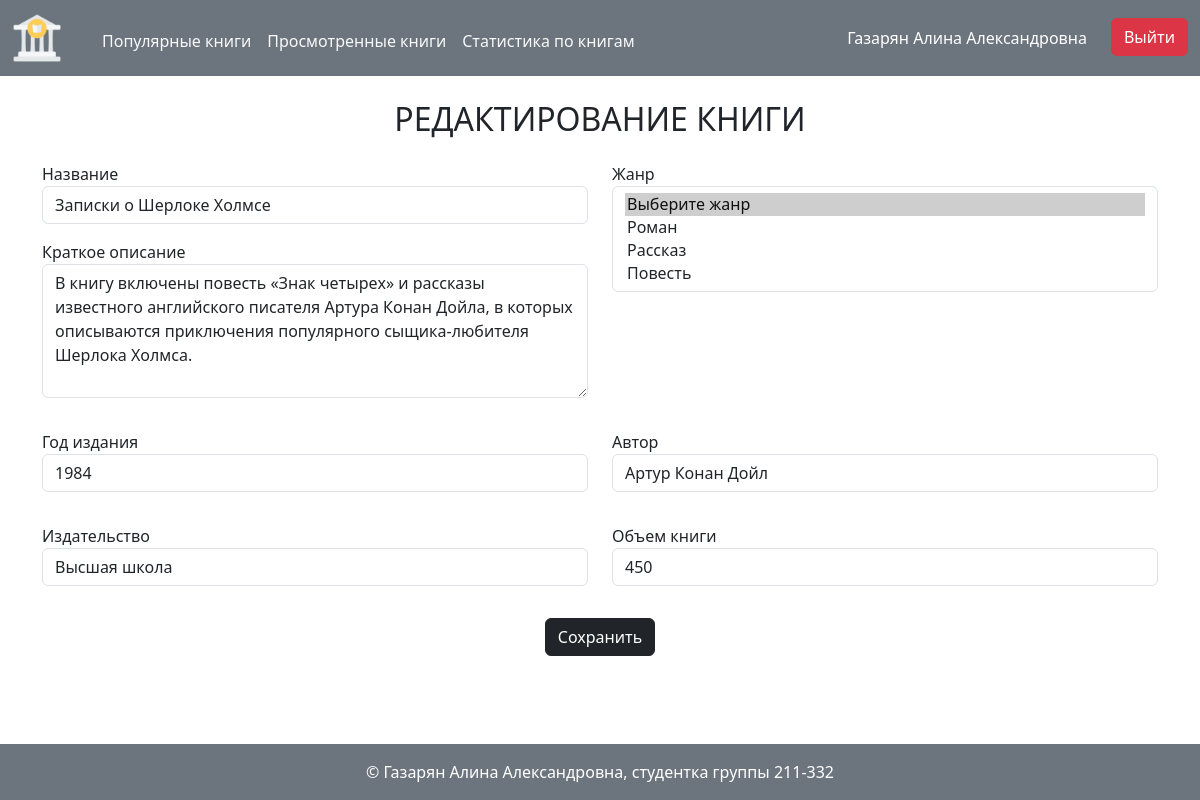
Screenshot of /book/1/edit (signed in) with the database file from the repository.
### models.py (models this page shows, shortened)
class User(db.Model, UserMixin):
    __tablename__='users'
    id: Mapped[int]=mapped_column(primary_key=True)
    first_name: Mapped[str]=mapped_column(String(100), nullable=False)
    last_name: Mapped[str]=mapped_column(String(100), nullable=False)
    middle_name: Mapped[Optional[str]]=mapped_column(String(100), nullable=True)
    login: Mapped[str]=mapped_column(String(100), unique=True, nullable=False)
    password_hash: Mapped[str]=mapped_column(String(256), nullable=False)
    role_id: Mapped[int]=mapped_column(ForeignKey('roles.id'))
    role: Mapped['Role']=relationship(back_populates='user_role')
    user_review: Mapped[List['Review']]=relationship(back_populates='user')
    user_actions_history: Mapped[List['History']]=relationship(back_populates='user')
    @property
    def is_admin(self):
        return self.role.name == 'Администратор'
    @property
    def is_moder(self):
        return (self.role.name == 'Администратор' or self.role.name == 'Модератор')
    def can(self, action, record = None):
        users_policy = UsersPolicy(record)
        method = getattr(users_policy, action, None)
        return method() if method else False

class Book(db.Model):
    __tablename__='books'
    id: Mapped[int]=mapped_column(primary_key=True)
    name: Mapped[str]=mapped_column(String(100), unique=True)
    short_desc: Mapped[str]=mapped_column(Text, nullable=False)
    year: Mapped[int]=mapped_column(String(10), nullable=False)
    publisher: Mapped[str]=mapped_column(String(100), nullable=False)
    author: Mapped[str]=mapped_column(String(100), nullable=False)
    volume: Mapped[int]=mapped_column(nullable=False)
    cover_id: Mapped[int]=mapped_column(ForeignKey('images.id'))
    review_of_book: Mapped[List['Review']]=relationship(back_populates='book', cascade='all, delete')
    history_of_book: Mapped[List['History']]=relationship(back_populates='book', cascade='all, delete')

### book.py (the view, shortened to what this page needs)
@bp.route('/<int:book_id>/edit', methods=['GET', 'POST'])
@login_required
@permission_check('edit')
def edit(book_id):
    session['save_input_data'] = {}
    book = Book.query.filter_by(id=book_id).first()
    genres = list(item for item in db.session.execute(db.select(Genre)).scalars().all())
    return render_template(
        'book_edit.html',
        book=book,
        genres_list=genres
    )

### auth.py (called while the page is built)
def load_user(user_id):
    user = db.session.execute(db.select(User).filter_by(id=user_id)).scalar()
    return user

def permission_check(action):
    def decor(function):
        @functools.wraps(function)
        def wrapper(*args, **kwargs):
            user_id = kwargs.get('user_id')
            user = None
            if user_id:
                user = load_user(user_id)
            if not current_user.can(action, user):
                flash('У вас недостаточно прав для выполнения данного действия', 'warning')
                return redirect(url_for('index'))
            return function(*args, **kwargs)
        return wrapper
    return decor

### users_policy.py (called while the page is built)
    def edit(self):
        return current_user.is_moder

    def check_logs(self):
        return current_user.is_admin

### templates/book_edit.html
{% extends 'base.html' %}
{% from 'book_form.html' import render_book_form %}
{% block content %}
    {{ render_book_form(genres_list, action="edit", book=book) }}
{% endblock %}

### templates/base.html (shortened to what this page needs)
<!doctype html>
<html lang="ru" class="h-100">
<head>
    <link href="https://cdn.jsdelivr.net/npm/bootstrap@5.3.3/dist/css/bootstrap.min.css" rel="stylesheet">
    <link rel="stylesheet" href="{{ url_for('static', filename='styles.css') }}">
</head>
<body class="d-flex flex-column h-100">
    <header>
        <nav class="navbar navbar-dark bg-secondary">
            <div class="d-flex container-fluid">
                <div class="d-flex gap-4">
                    <div class="logo navbar-brand">
                        <a href="{{ url_for('index') }}">
                            <img class="img-fluid" src="{{ url_for('static', filename='images/logo.png') }}" alt="polytech-logo">
                        </a>
                    </div>
                    <div class="header-links d-flex gap-3">
                        <div>
                            <a class="link-light link-offset-2 link-underline link-underline-opacity-0" href="{{ url_for('book.popular_books') }}">Популярные книги</a>
                        </div>
                        <div>
                            <a class="link-light link-offset-2 link-underline link-underline-opacity-0" href="{{ url_for('book.recently_books') }}">Просмотренные книги</a>
                        </div>
                        {% if current_user.is_authenticated and current_user.can('check_logs') %}
                            <div>
                                <a class="link-light link-offset-2 link-underline link-underline-opacity-0" href="{{ url_for('history.users_activity') }}">Статистика по книгам</a>
                            </div>
                        {% endif %}
                    </div>
                </div>
                <div class="header-right-side">
                    {% if current_user.is_authenticated %}
                        <div class="fio-container">
                            <p>
                                {{ current_user.last_name }}
                                {{ current_user.first_name }}
                                {% if current_user.middle_name != none %}
                                    {{ current_user.middle_name }}
                                {% endif %}
                            </p>
                        </div>
                        <div>
                            <a class="btn btn-danger" href="{{ url_for('auth.logout') }}">Выйти</a>
                        </div>
                    {% else %}
                        <div>
                            <a class="btn btn-success" href="{{ url_for('auth.login') }}">Войти</a>
                        </div>
                    {% endif %}
                </div>
            </div>
        </nav>
    </header>
    <main class="main flex-grow-1">
        {% block content %}
        {% endblock %}
     </main>
    <footer class="bg-secondary text-white d-flex flex-column align-items-center justify-content-center py-3">
        &copy; Газарян Алина Александровна, студентка группы 211-332
    </footer>
</body>

### templates/book_form.html (shortened to what this page needs)
{% macro render_book_form(genres_list, action="edit", book=none) %}
    <div class="container">
        {% if action=="edit" %}
            <h2 class="my-4 text-center text-uppercase font-weight-bold">Редактирование книги</h2>
        {% else %}
            <h2 class="my-4 text-center text-uppercase font-weight-bold">Добавление книги</h2>
        {% endif %}
        <form method="POST"
            {% if action == 'add' %}
                action="{{ url_for('book.add', book_id=book.id) }}"
            {% else %}
                action="{{ url_for('book.edit', book_id=book.id) }}"
            {% endif %}
            enctype="multipart/form-data">
            <div class="mb-3 row">
                <div class="col-md-6 d-flex flex-column">
                    <div class="mb-3">
                        <label for="name">Название</label>
                        {% if session.get('save_input_data') | length != 0 %}
                            <input class="form-control" type="text" name="name" id="name" value="{{ session.get('save_input_data').get('name') or '' }}">
                        {% else %}
                            <input class="form-control" type="text" name="name" id="name" value="{% if book != none %}{{ book.name }}{% endif %}">
                        {% endif %}
                    </div>
                    <div class="mb-3 d-flex flex-column flex-grow-1">
                        <label for="short_description">Краткое описание</label>
                        {% if session.get('save_input_data') | length != 0 %}
                            <textarea
                                class="form-control flex-grow-1"
                                name="short_desc"
                                id="short_description"
                                cols="30"
                                rows="5"
                                >{{ session.get('save_input_data').get('short_desc') or '' }}</textarea>
                        {% else %}
                            <textarea
                                class="form-control flex-grow-1"
                                name="short_desc"
                                id="short_description"
                                cols="30"
                                rows="5"
                                >{{ book.short_desc or '' }}</textarea>
                        {% endif %}
                    </div>
                </div>
                {% if action=="add" %}
                    <div class="col-md-6 d-flex flex-column">
                        <div class="mb-3">
                            <label for="background_img">Фоновое изображение</label>
                            <input class="form-control" type="file" name="background_img" id="background_img">
                        </div>
                        <div class="mb-3 background-preview p-3 rounded d-flex align-items-center justify-content-center">
                            <img src="#" class="img-fluid d-none" alt="">
                            <label for="background_img" class="btn btn-dark">Выбрать изображение</label>
                        </div>
                    </div>
                {% else %}
                    <div class="col-md-6 d-flex flex-column">
                        <div class="mb-3">
                            <label for="genre">Жанр</label>
                            <select class="form-select" name="genres_filter" multiple>
                                <option value="default" selected>Выберите жанр</option>
                                {% for genre in genres_list %}
                                    <option value="{{ genre.id }}">{{ genre.name }}</option>
                                {% endfor %}
                            </select>
                        </div>
                    </div>
                {% endif %}
            </div>
            <div class="mb-3 row">
                <div class="col-md-6 d-flex flex-column">
                    <div class="mb-3">
                        <label for="year">Год издания</label>
                        {% if session.get('save_input_data') | length != 0 %}
                            <input class="form-control" type="text" name="year" id="year" value="{{ session.get('save_input_data').get('year') or '' }}">
                        {% else %}
                            <input class="form-control" type="text" name="year" id="year" value="{% if book != none %}{{ book.year }}{% endif %}">
                        {% endif %}
                    </div>
                </div>
                <div class="col-md-6 d-flex flex-column">
                    <div class="mb-3 d-flex flex-column flex-grow-1">
                        <label for="author">Автор</label>
                        {% if session.get('save_input_data') | length != 0 %}
                            <input class="form-control" type="text" name="author" id="author" value="{{ session.get('save_input_data').get('author') or '' }}">
                        {% else %}
                            <input class="form-control" type="text" name="author" id="author" value="{% if book != none %}{{ book.author }}{% endif %}">
                        {% endif %}
                    </div>
                </div>
            </div>
            <div class="mb-3 row">
                <div class="col-md-6 d-flex flex-column">
                    <div class="mb-3">
                        <label for="publisher">Издательство</label>
                        {% if session.get('save_input_data') | length != 0 %}
                            <input class="form-control" type="text" name="publisher" id="publisher" value="{{ session.get('save_input_data').get('publisher') or '' }}">
                        {% else %}
                            <input class="form-control" type="text" name="publisher" id="publisher" value="{% if book != none %}{{ book.publisher }}{% endif %}">
                        {% endif %}
                    </div>
                </div>
                <div class="col-md-6 d-flex flex-column">
                    <div class="mb-3 d-flex flex-column flex-grow-1">
                        <label for="volume">Объем книги</label>
                        {% if session.get('save_input_data') | length != 0 %}
                            <input class="form-control" type="text" name="volume" id="volume" value="{{ session.get('save_input_data').get('volume') or '' }}">
                        {% else %}
                            <input class="form-control" type="text" name="volume" id="volume" value="{% if book != none %}{{ book.volume }}{% endif %}">
                        {% endif %}
                    </div>
                </div>
            </div>
            <div class="mb-3 text-center">
                <input type="submit" class="btn btn-dark" value="Сохранить">
            </div>
        </form>
    </div>
{% endmacro %}

### static/styles.css (style rules this page uses)
.logo { max-width: 50px; }
.header-right-side { display: flex; }
.header-links { transform: translate(0, 35%); }
.fio-container { transform: translate(-10%, 20%); }
.fio-container p { color: white; }

### rows the page displays
User: last_name "Газарян", first_name "Алина", middle_name "Александровна"
Book: name "Записки о Шерлоке Холмсе", short_desc "В книгу включены повесть «Знак четырех» и рассказы известного английского писателя Артура Конан Дойла, в которых описываются приключения популярного сыщика-любителя Шерлока Холмса.", year "1984", author "Артур Конан Дойл", publisher "Высшая школа", volume "450"
